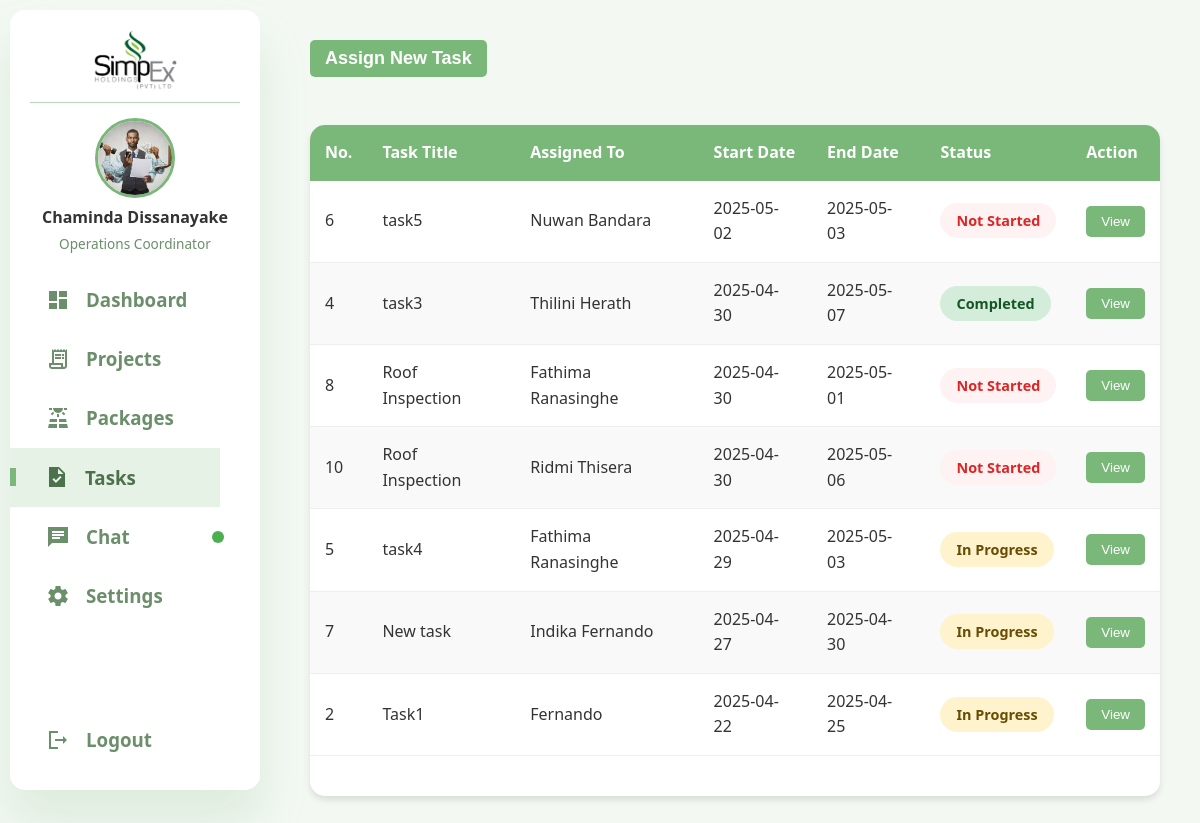
The app's page /operationsCoordinator/tasks (signed in) with its own data.
### tables this page shows
CREATE TABLE `tasks` (
  `id` int NOT NULL,
  `title` varchar(255) NOT NULL,
  `description` text,
  `start_date` date DEFAULT NULL,
  `end_date` date DEFAULT NULL,
  `project_id` int DEFAULT NULL,
  `employee_id` int DEFAULT NULL,
  `status` enum('not_started','in_progress','completed') NOT NULL DEFAULT 'not_started',
  `comment` varchar(255) DEFAULT NULL,
  `created_at` datetime NOT NULL DEFAULT CURRENT_TIMESTAMP,
  `updated_at` timestamp NOT NULL DEFAULT CURRENT_TIMESTAMP ON UPDATE CURRENT_TIMESTAMP
);

CREATE TABLE `users` (
  `user_id` int NOT NULL,
  `name` varchar(100) NOT NULL,
  `email` varchar(100) NOT NULL,
  `password` varchar(255) NOT NULL,
  `phone` varchar(15) DEFAULT NULL,
  `role` enum('customer','admin','chiefCoordinator','operationsCoordinator','hRAdministrator','supplierCoordinator','employee') NOT NULL,
  `created_at` timestamp NOT NULL DEFAULT CURRENT_TIMESTAMP,
  `updated_at` timestamp NOT NULL DEFAULT CURRENT_TIMESTAMP ON UPDATE CURRENT_TIMESTAMP,
  `profile_picture` varchar(255) DEFAULT NULL
);

### app/controllers/OperationsCoordinator.php (called while the page is built, shortened)
<?php
class OperationsCoordinator extends Controller
{
    private $tasksModel;
    public function __construct()
    {
        $this->tasksModel = $this->model('M_Tasks');
    }
    public function tasks()
    {
        $tasks = $this->tasksModel->getAllTasks();
        $data = [
            'tasks' => $tasks
        ];
        $this->view('operationsCoordinator/v_tasks', $data);
    }
}

### app/libraries/Core.php (called while the page is built, shortened)
<?php
class Core{
    protected $currentMethod = 'index';
    public function __construct(){
        $url = $this->getUrl();
        if (isset($url[0]) && file_exists('../app/controllers/' . ucwords($url[0]) . '.php')) {
            unset($url[0]);
        } else if (isset($url[0])) {
            $this->handle404();
            return;
        }
        $this->currentController = new $this->currentController;
        if(isset($url[1])){
            if(method_exists($this->currentController, $url[1])){
                $this->currentMethod= $url[1];
                unset($url[1]);
            } else {
                $this->handle404();
                return;
            }
        }
        $this->params= $url ? array_values($url) : [];
        call_user_func_array([$this->currentController, $this->currentMethod], $this->params);
    }
    public function getUrl(){
        if (isset($_GET['url'])){
            $url = rtrim($_GET['url'], '/');
            $url = filter_var($url, FILTER_SANITIZE_URL);
            $url = explode('/', $url);
            return $url;
        }
        return [];
    }
}
?>

### public/index.php (called while the page is built, shortened)
<?php
   $init = new Core;
?>

### app/libraries/Database.php (called while the page is built, shortened)
<?php
    class Database{
        private $host= DB_HOST;
        private $user= DB_USER;
        private $password= DB_PASSWORD;
        private $dbname= DB_NAME;
        private $dbh;
        private $statement;
        public function __construct(){
            $dsn = 'mysql:host=' . $this->host . ';dbname=' . $this->dbname;
            $options= array(
                PDO::ATTR_PERSISTENT=>true,
                PDO::ATTR_ERRMODE=> PDO::ERRMODE_EXCEPTION
            );
            try{
                $this->dbh= new PDO($dsn, $this->user, $this->password, $options);
            }
            catch(PDOException $e){
                $this->error= $e->getMessage();
                echo $this->error;
            }
        }
        public function query($sql){
            $this->statement= $this->dbh->prepare($sql);
        }
        public function bind($param, $value,$type=NULL){
            if(is_null($type)){
                switch(true){
                    default:
                    $type= PDO::PARAM_STR;
                }
            }
            $this->statement->bindValue($param, $value, $type);
        }
        public function execute(){
            try {
                return $this->statement->execute();
            } catch (PDOException $e) {
                error_log("Database error: " . $e->getMessage());
                return false;
            }
        }
        public function resultSet(){
            $this->execute();
            return $this->statement->fetchAll(PDO::FETCH_OBJ);
        }
    }
?>

### app/models/M_Tasks.php (called while the page is built, shortened)
<?php
class M_Tasks
{
    private $db;
    public function __construct()
    {
        $this->db = new Database();
    }
    public function getAllTasks()
    {
        $this->db->query('SELECT t.*, u.name as employee_name
                      FROM tasks t
                      LEFT JOIN employees e ON t.employee_id = e.employee_id
                      LEFT JOIN users u ON e.user_id = u.user_id
                      ORDER BY t.start_date DESC');
        return $this->db->resultSet();
    }
}

### app/views/operationsCoordinator/v_tasks.php (the view, shortened to what this page needs)
<link rel="stylesheet" href="<?php echo URLROOT; ?>/css/operationsCoordinator/viewTasks.css">
</head>
<body data-user-role="operationsCoordinator" data-user-id="<?php echo $_SESSION['user_id']; ?>" data-urlroot="<?php echo URLROOT; ?>">
    <div class="dashboard-container">
        <div class="sidebar" id="sidebar">
            <div class="company-logo">
                <img src="<?php echo URLROOT; ?>/public/assets/simpex-logo-sidebar.png" alt="Simpex Solar Logo">
            </div>
            <div class="user-profile">
                <img src="<?php echo isset($_SESSION['user_picture']) && !empty($_SESSION['user_picture']) ? URLROOT . '/public/uploads/profile_pictures/' . $_SESSION['user_picture'] : URLROOT . '/public/assets/profile.png'; ?>" alt="User profile picture" class="profile-picture" />
                <div class="user-info">
                    <h4><?php echo isset($_SESSION['user_name']) ? $_SESSION['user_name'] : 'User Name'; ?></h4>
                    <p>Operations Coordinator</p>
                </div>
            </div>
            <a href="<?php echo URLROOT ?>/operationsCoordinator/dashboard">
                <span class="material-icons-sharp">dashboard</span>
                <h3>Dashboard</h3>
            </a>
            <a href="<?php echo URLROOT ?>/operationsCoordinator/manageAproject">
                <span class="material-icons-sharp">receipt_long</span>
                <h3>Projects</h3>
            </a>
            <a href="<?php echo URLROOT ?>/operationsCoordinator/managePackages">
                <span class="material-icons-sharp">solar_power</span>
                <h3>Packages</h3>
            </a>
            <a href="<?php echo URLROOT ?>/operationsCoordinator/tasks" class="active">
                <span class="material-icons-sharp">task</span>
                <h3>Tasks</h3>
            </a>
            <a href="<?php echo URLROOT ?>/operationsCoordinator/chat" class="<?php echo (strpos($_SERVER['REQUEST_URI'], 'chat') !== false) ? 'active' : ''; ?>">
                <span class="material-icons-sharp">chat</span>
                <h3>Chat</h3>
                <span class="notification-dot" style="display: <?php echo (isset($_SESSION['total_unread_count']) && $_SESSION['total_unread_count'] > 0) ? 'block' : 'none'; ?>;"></span>
            </a>
            <a href="<?php echo URLROOT ?>/operationsCoordinator/settings">
                <span class="material-icons-sharp">settings</span>
                <h3>Settings</h3>
            </a>
            <a href="<?php echo URLROOT; ?>/users/logout">
                <span class="material-icons-sharp">logout</span>
                <h3>Logout</h3>
            </a>
        </div>
        <div class="main-content">
            <div class="container">
                <a href="<?php echo URLROOT; ?>/operationsCoordinator/addTask"><button class="new-task-btn" data-toggle="modal" data-target="#myModal">Assign New Task</button></a>
                <div class="table-section">
                    <table class="project-table">
                        <thead>
                            <tr>
                                <th>No.</th>
                                <th>Task Title</th>
                                <th>Assigned To</th>
                                <th>Start Date</th>
                                <th>End Date</th>
                                <th>Status</th>
                                <th>Action</th>
                            </tr>
                        </thead>
                        <tbody>
                            <?php foreach ($data['tasks'] as $task): ?>
                                <tr>
                                    <td><?php echo $task->id; ?></td>
                                    <td><?php echo $task->title; ?></td>
                                    <td><?php echo $task->employee_name; ?></td>
                                    <td><?php echo $task->start_date; ?></td>
                                    <td><?php echo $task->end_date; ?></td>
                                    <td><span class="task-status <?php echo strtolower($task->status); ?>"><?php echo str_replace('_', ' ', ucfirst($task->status)); ?></span></td>
                                    <td><a href="<?php echo URLROOT; ?>/operationsCoordinator/viewTask/<?php echo $task->id; ?>"><button class="view-btn" onclick="downloadQuotation('${project.id}')">View</button></a></td>
                                </tr>
                            <?php endforeach; ?>
                        </tbody>
                    </table>
                    <div class="pagination" id="pagination">
                    </div>
                </div>
            </div>
        </div>
    </div>

### public/css/operationsCoordinator/styles.css (style rules this page uses)
:root { --theme-color: #7ab87a; --white: #fff; --sidebar-background: #f3f8f3; --sidebar-link-hover: rgba(122, 184, 122, 0.18); --sidebar-link-color: #6b8e6b; --sidebar-link-active-bg: rgba(122, 184, 122, 0.18); --sidebar-link-active-color: #4c724c; --text-color: #333; --success-color: #6fd649; --warning-color: #ffc107; --danger-color: #dc3545; }
* { box-sizing: border-box; margin: 0; padding: 0; }
body { font-family: "Segoe UI", Tahoma, Geneva, Verdana, sans-serif; line-height: 1.6; color: var(--text-color); background-color: var(--sidebar-background); }
.dashboard-container { display: flex; min-height: 100vh; }
.sidebar { width: 250px; background-color: var(--white); padding: 20px; display: flex; flex-direction: column; border-radius: 15px; box-shadow: 0 2rem 3rem var(--sidebar-link-hover); height: calc(100vh - 20px); justify-content: flex-start; transition: all 0.3s ease-in-out; margin: 10px; z-index: 1000; text-decoration: none; position: -webkit-sticky; position: sticky; top: 10px; overflow-y: auto; overflow-x: hidden; }
.sidebar a { display: flex; align-items: center; color: var(--sidebar-link-color); height: 3.7rem; gap: 1rem; position: relative; transition: all 0.3s ease; width: 100%; padding-left: 1rem; text-decoration: none; }
.sidebar a:last-child { margin-top: auto; }
.sidebar a.active { width: 100%; color: var(--sidebar-link-active-color); background-color: var(--sidebar-link-active-bg); margin-left: -20px; padding-right: 0px; padding-left: 35px; }
.sidebar a.active::before { content: ""; width: 6px; height: 18px; background-color: var(--theme-color); position: absolute; left: 0px; }
.company-logo { text-align: center; padding: 0; border-bottom: 1px solid rgba(122, 184, 122, 0.534); margin-bottom: 15px; }
.company-logo img { max-width: 40%; height: auto; }
.user-profile { display: flex; flex-direction: column; align-items: center; margin-bottom: 15px; padding:0; border-bottom: 1px solid rgba(255, 255, 255, 0.1); }
.profile-picture { width: 80px; height: 80px; border-radius: 50%; object-fit: cover; margin-bottom: 5px; border: 3px solid var(--theme-color); }
.user-info { text-align: center; }
.user-info h4 { margin: 2px 0; color: var(--text-color); font-weight:700; text-transform: capitalize; }
.user-info p { margin: 0; color: var(--sidebar-link-color); font-size: 0.85rem; font-weight: 500; }
.main-content { flex-grow: 1; padding: 20px; overflow-y: auto; }
.container { max-width: 1200px; margin: 0 auto; padding: 20px; }

### public/css/notification.css (style rules this page uses)
.notification-dot { width: 12px; height: 12px; background-color: #4CAF50; border-radius: 50%; position: absolute; right: 16px; top: 50%; transform: translateY(-50%); }
.sidebar a { position: relative; }

### public/css/operationsCoordinator/viewTasks.css (style rules this page uses)
:root { --theme-color: #7AB87A; --theme-color-light: #3498db1a; --white: #fff; --sidebar-background: #F3F8F3; --sidebar-link-hover: rgba(122, 184, 122, 0.18); --sidebar-link-color: #6B8E6B; --sidebar-link-active-bg: rgba(122, 184, 122, 0.18); --sidebar-link-active-color: #4C724C; --text-color: #333; --success-color: #6fd649; --warning-color: #ffc107; --danger-color: #dc3545; }
.new-task-btn { background: var(--theme-color); color: var(--white); font-size: 18px; font-weight: bold; border: none; padding: 8px 15px; border-radius: 5px; cursor: pointer; transition: all 0.3s ease; }
.table-section { margin-top: 3rem; max-width: 1200px; background: white; border-radius: 15px; box-shadow: 0 4px 6px rgba(0, 0, 0, 0.1); overflow: hidden; }
.project-table { width: 100%; border-collapse: collapse; }
.project-table th { background: var(--theme-color); color: var(--white); padding: 15px; text-align: left; }
.project-table tr { cursor: pointer; transition: all 0.3s ease; }
.project-table tr:nth-child(even) { background-color: #f9f9f9; }
.project-table td { padding: 15px; border-bottom: 1px solid #eee; }
.view-btn { background: var(--theme-color); color: var(--white); border: none; padding: 8px 15px; border-radius: 5px; cursor: pointer; transition: all 0.3s ease; }
.pagination { display: flex; justify-content: center; padding: 20px; gap: 10px; }
.project-table tr { animation: fadeIn 0.5s ease-out forwards; }
.task-status { padding: 0.5rem 1rem; border-radius: 20px; font-size: 0.9rem; font-weight: 600; text-transform: capitalize; }
.task-status.in_progress { background: #fff3cd; color: #664d03; }
.task-status.not_started { background: #fef2f2; color: #dc2626; }
.task-status.completed { background: #d4edda; color: #155724; }

### records on screen
tasks: id "6", title "task5", users.name "Nuwan Bandara", start_date "2025-05-02", end_date "2025-05-03", status "Not Started"
tasks: id "4", title "task3", users.name "Thilini Herath", start_date "2025-04-30", end_date "2025-05-07", status "Completed"
tasks: id "8", title "Roof Inspection", users.name "Fathima Ranasinghe", start_date "2025-04-30", end_date "2025-05-01", status "Not Started"
tasks: id "10", title "Roof Inspection", users.name "Ridmi Thisera", start_date "2025-04-30", end_date "2025-05-06", status "Not Started"
tasks: id "5", title "task4", users.name "Fathima Ranasinghe", start_date "2025-04-29", end_date "2025-05-03", status "In Progress"
tasks: id "7", title "New task", users.name "Indika Fernando", start_date "2025-04-27", end_date "2025-04-30", status "In Progress"
tasks: id "2", title "Task1", users.name "Fernando", start_date "2025-04-22", end_date "2025-04-25", status "In Progress"

### other values on screen
$_SESSION['user_name'] "Chaminda Dissanayake"
